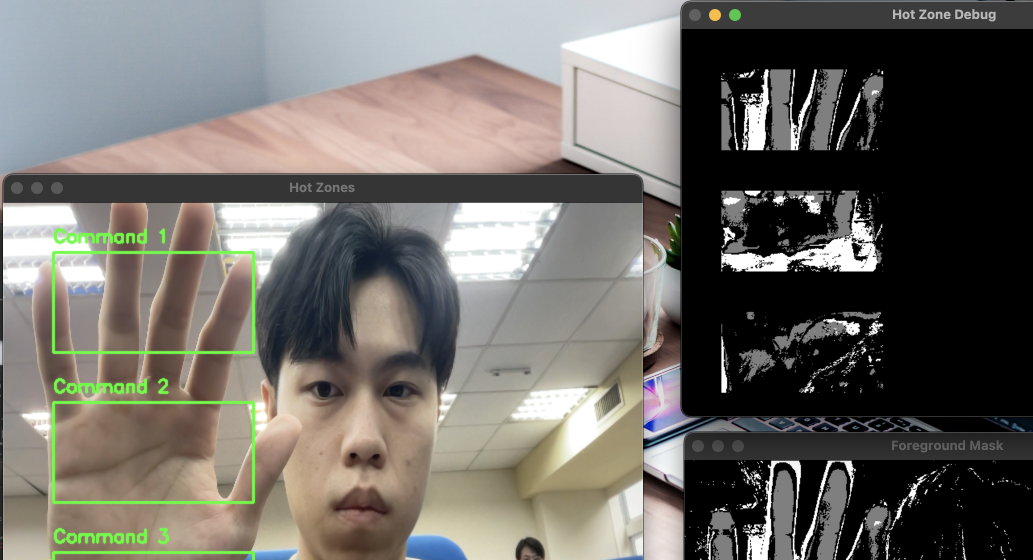
#> input picture images/af.png, 2066 x 1120 px, given in place of the camera (shown at 1/2 size)
$ python bg_sub.py
#> lines starting #> are read from the running program, lines starting #| are printed output that depends on the picture; after the words box and inside, x2 and y2 are one past the last pixel; in counts of white or black regions, pixels touching at a corner belong together
import cv2
import numpy as np

# Initialize background subtractor
bg_subtractor = cv2.createBackgroundSubtractorMOG2(history=500, varThreshold=16, detectShadows=True)

# Define the hot zones (Command areas)
hot_zones = [
    {"name": "Command 1", "coords": (50, 50, 200, 100)},  # x, y, w, h
    {"name": "Command 2", "coords": (50, 200, 200, 100)},
    {"name": "Command 3", "coords": (50, 350, 200, 100)}
]

# Threshold for motion detection
motion_threshold = 5000  # Number of changed pixels in the zone

# Function to draw hot zones
def draw_hot_zones(frame, zones):
    for zone in zones:
        x, y, w, h = zone["coords"]
        cv2.rectangle(frame, (x, y), (x + w, y + h), (0, 255, 0), 2)
        cv2.putText(frame, zone["name"], (x, y - 10), cv2.FONT_HERSHEY_SIMPLEX, 0.6, (0, 255, 0), 2)

# Main video capture
cap = cv2.VideoCapture(0)

while True:
    ret, frame = cap.read()
#> frame is the input picture: shape (1120, 2066, 3); mean B, G, R 103.2, 108.5, 111.5
    if not ret:
        break

    # Flip the frame horizontally to disable mirroring
    frame = cv2.flip(frame, 1)  # Flip code 1 means flipping around the y-axis (horizontal flip)
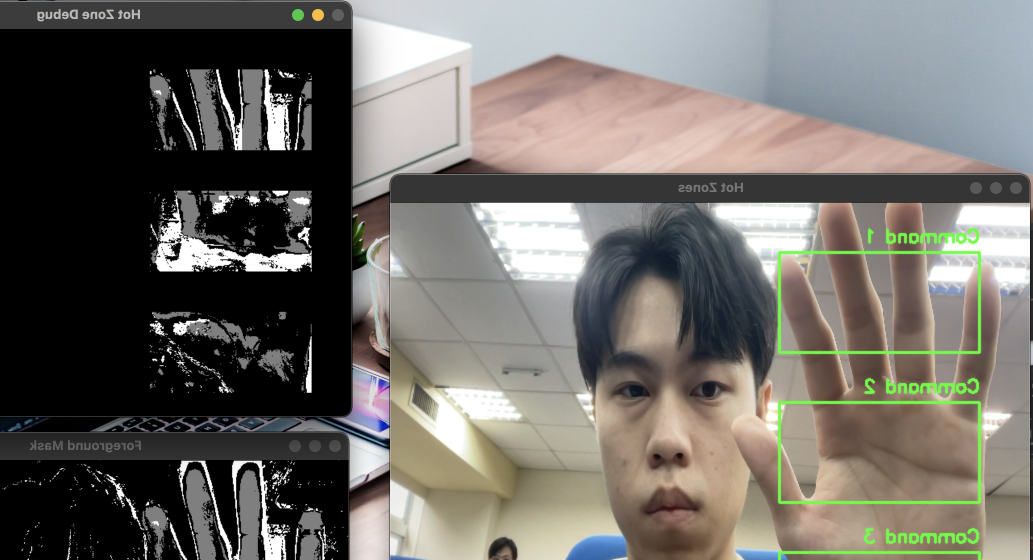
#> frame: shape (1120, 2066, 3) (shown at 1/2 size); mean B, G, R 103.2, 108.5, 111.5

    # Resize frame for consistency
    frame = cv2.resize(frame, (640, 480))
#> frame: shape (480, 640, 3)
    gray = cv2.cvtColor(frame, cv2.COLOR_BGR2GRAY)
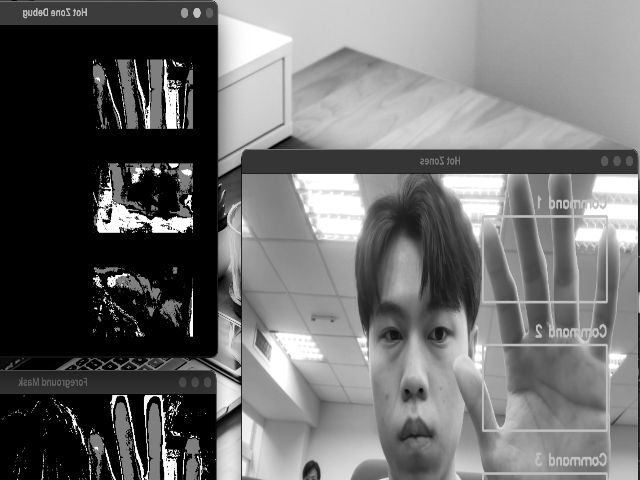
#> gray: shape (480, 640); min 0, max 255, mean 108.7

    # Apply background subtraction
    fg_mask = bg_subtractor.apply(gray)
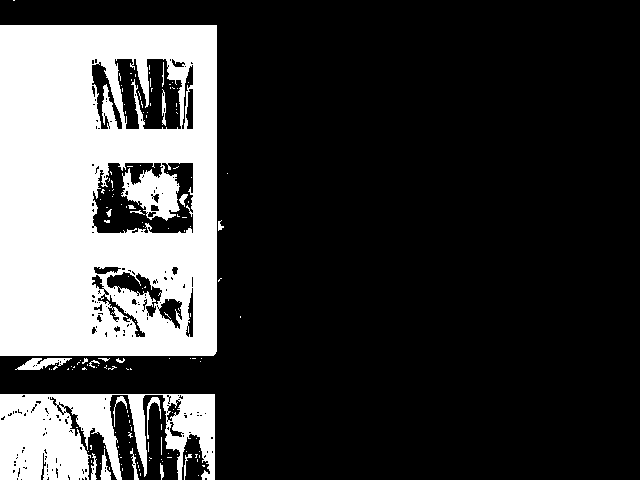
#> fg_mask: shape (480, 640); values 127 (black) and 255 (white), 24.2% white; 154 white regions (134 under 20 px), largest, box (x1, y1, x2, y2) and area: (0, 25, 217, 356) 60495, (0, 394, 215, 480) 11954, (15, 358, 72, 370) 367

    # Initialize a blank mask for debugging hot zones
    hot_zone_debug = np.zeros_like(fg_mask)

    # Process each hot zone
    for zone in hot_zones:
        x, y, w, h = zone["coords"]
        # Extract the region of interest (ROI)
        roi = fg_mask[y:y + h, x:x + w]
        # Count non-zero pixels (motion)
        motion_level = cv2.countNonZero(roi)

        # Visualize motion level (debug)
        hot_zone_debug[y:y + h, x:x + w] = roi

        # Trigger action if motion exceeds threshold
        if motion_level > motion_threshold:
            print(f"{zone['name']} triggered!")
#> this loop made 3 passes
#> pass 1, `roi = fg_mask[y:y + h, x:x + w]`:
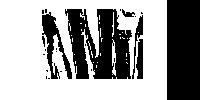
#> roi: shape (100, 200); values 127 (black) and 255 (white), 62.1% white; 23 black regions (16 under 20 px), largest, box (x1, y1, x2, y2) and area: (167, 0, 200, 100) 3300, (65, 9, 132, 79) 3037, (42, 12, 72, 79) 723
#> pass 3, `roi = fg_mask[y:y + h, x:x + w]`:
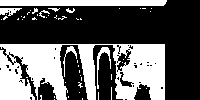
#> roi: shape (100, 200); values 127 (black) and 255 (white), 37.4% white; 51 white regions (43 under 20 px), largest, box (x1, y1, x2, y2) and area: (0, 44, 165, 100) 5923, (0, 0, 167, 6) 995, (97, 47, 111, 89) 138
#> after the loop:
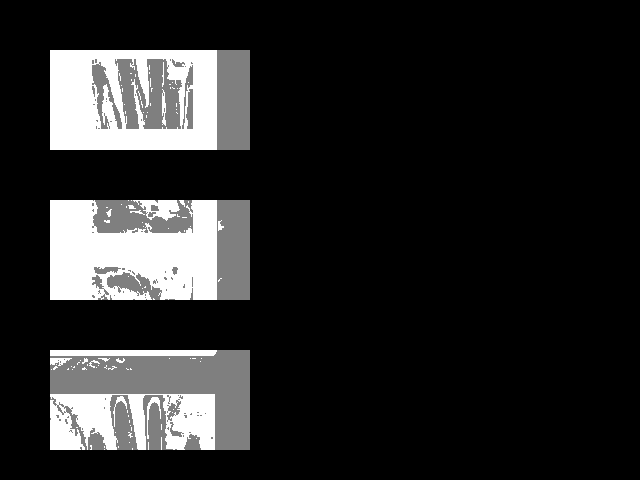
#> hot_zone_debug: shape (480, 640); min 0, max 255, mean 38.6

    # Draw hot zones on the original frame
    draw_hot_zones(frame, hot_zones)
#> after the loop in draw_hot_zones, `for zone in zones:`:
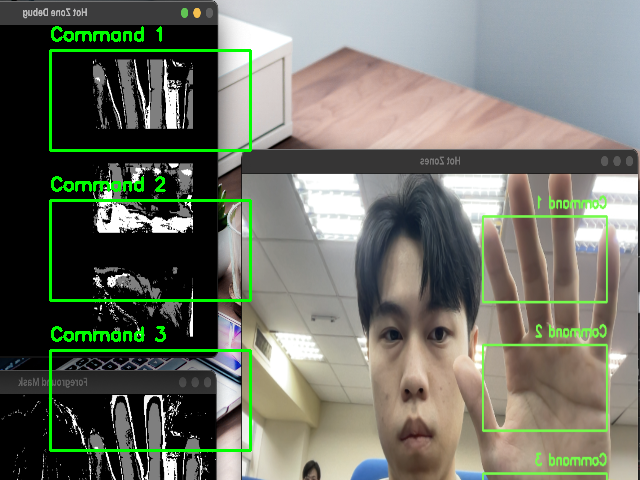
#> frame: shape (480, 640, 3); mean B, G, R 102, 113.6, 110.3

    # Display the frames
    cv2.imshow("Hot Zones", frame)
    cv2.imshow("Foreground Mask", fg_mask)
    cv2.imshow("Hot Zone Debug", hot_zone_debug)

    # Exit on pressing 'q'
    if cv2.waitKey(1) & 0xFF == ord('q'):
#> (key q is pressed here)
        break

# Release resources
cap.release()
cv2.destroyAllWindows()

$ run again, on images/bf.png
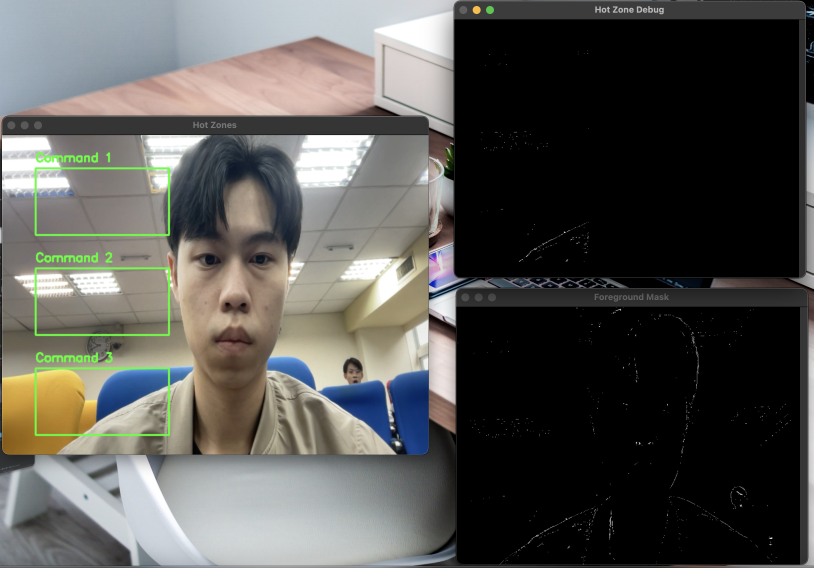
#> input picture images/bf.png, 2440 x 1704 px, given in place of the camera (shown at 1/3 size)
#> frame is the input picture: shape (1704, 2440, 3); mean B, G, R 82.3, 85.8, 86.5
#> `fg_mask = bg_subtractor.apply(gray)`:
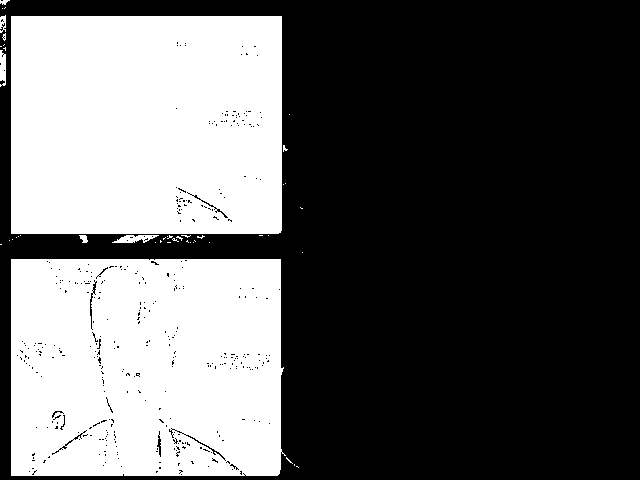
#> fg_mask: shape (480, 640); values 127 (black) and 255 (white), 38.1% white; 45 white regions (38 under 20 px), largest, box (x1, y1, x2, y2) and area: (11, 16, 282, 234) 58838, (11, 259, 286, 476) 57491, (112, 235, 159, 243) 226
#> after the loop in draw_hot_zones, `for zone in zones:`:
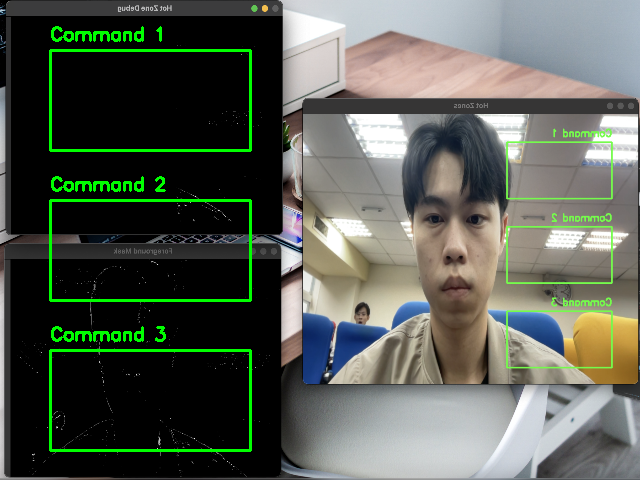
#> frame: shape (480, 640, 3); mean B, G, R 82.1, 92, 86.4

$ run again, on images/hand_bf.png
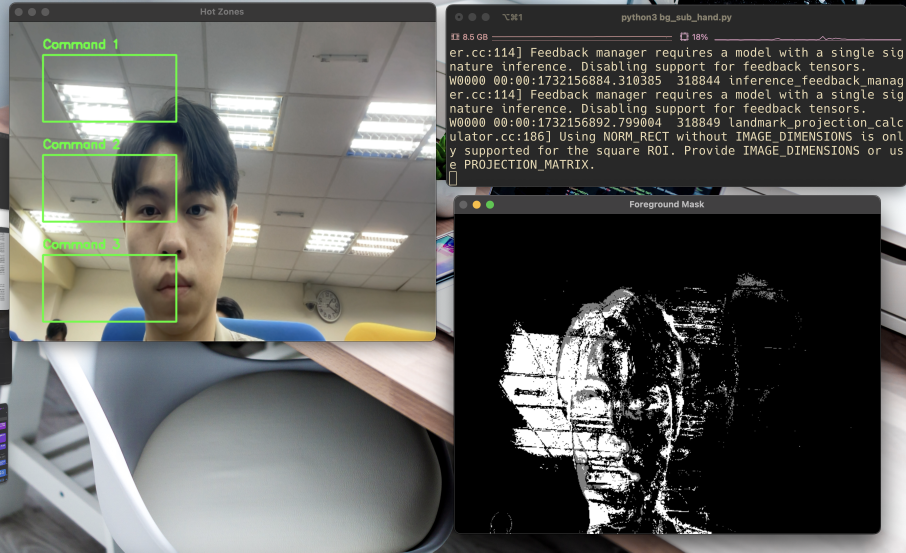
#> input picture images/hand_bf.png, 2718 x 1658 px, given in place of the camera (shown at 1/3 size)
#> frame is the input picture: shape (1658, 2718, 3); mean B, G, R 89.6, 93, 92.7
#> fg_mask: shape (480, 640); values 127 (black) and 255 (white), 22.3% white; 210 white regions (197 under 20 px), largest, box (x1, y1, x2, y2) and area: (0, 186, 320, 463) 66576, (323, 374, 338, 461) 312, (253, 162, 276, 170) 149
#> after the loop in draw_hot_zones, `for zone in zones:`:
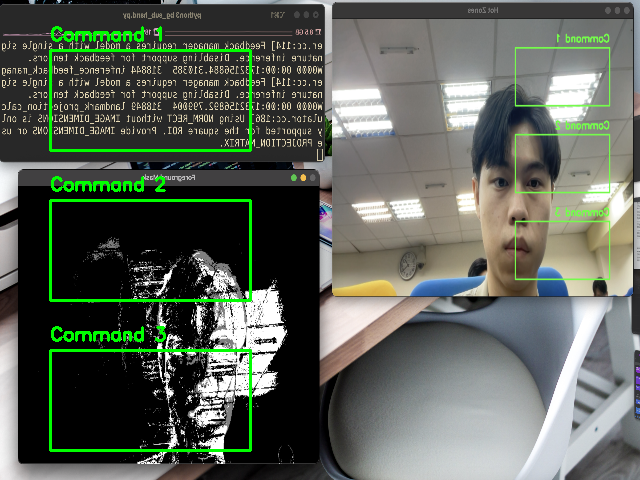
#> frame: shape (480, 640, 3); mean B, G, R 88.5, 98.2, 91.6
